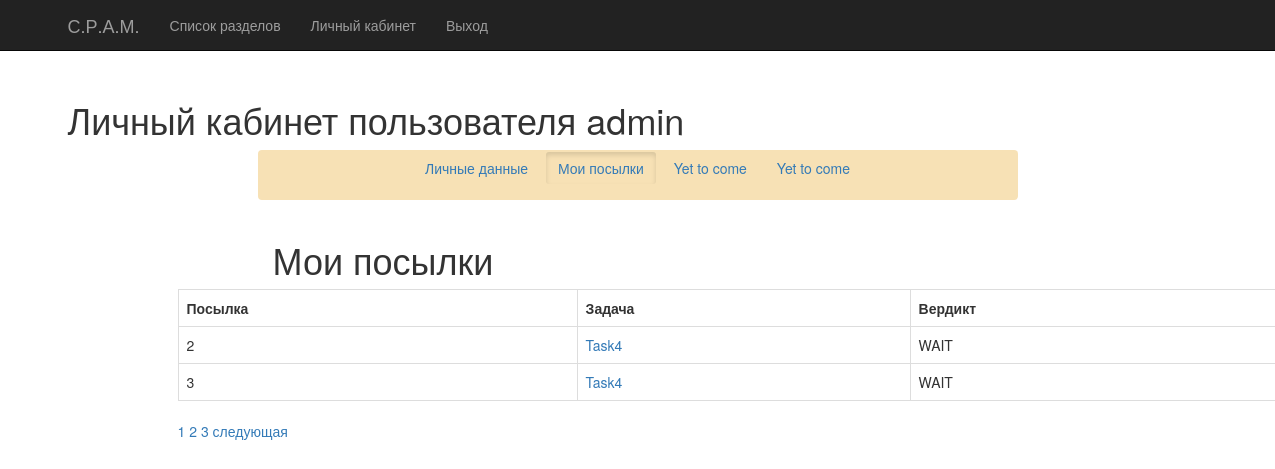
Screenshot of /personal_account/submissions (signed in) with the database file from the repository.
### upp_app/models.py (models this page shows)
class Submission(models.Model):
    id_user = models.ForeignKey(User)
    id_task = models.ForeignKey(Task)
    id_section = models.ForeignKey(Section)
    status = models.CharField(max_length=10)

class Task(models.Model):
    rating = models.IntegerField()
    name = models.CharField(max_length=50)
    datalink = models.CharField(max_length=100)
    def __str__(self):
        return self.name

### personal_account/views.py (the view)
def submissions(request):
    if not request.user.is_authenticated():
        return redirect('access')
    pages = []
    submission = Submission.objects.all().filter(id_user=auth.get_user(request).id)
    paginator = Paginator(submission, 2) # Show 25 contacts per page
    page = request.GET.get('page')
    try:
        contacts = paginator.page(page)
    except PageNotAnInteger:
        contacts = paginator.page(1)
    except EmptyPage:
        contacts = paginator.page(paginator.num_pages)
    for i in range(1,paginator.num_pages+1):
        pages.append(i)
    return render(request, 'personal_account/submissions.html', {"contacts": contacts, "pages": pages})

### personal_account/templates/personal_account/submissions.html (shortened to what this page needs)
{% extends 'menu/base.html' %}
{% load staticfiles %}
{% block content %}
    <h1>Личный кабинет пользователя {{ user.username }}</h1>
    <nav class="navbar col-md-8 col-md-offset-2 " style="background-color: #f7e1b5;">
        <div id="navbar" class="collapse navbar-collapse" align="center">
            <a href="{% url 'private_data' %}" class="btn">Личные данные</a>
            <a href="{% url 'submissions' %}" class="btn active">Мои посылки</a>
            <a href="{% url 'process' %}" class="btn">Yet to come</a>
            <a href="{% url 'process' %}" class="btn">Yet to come</a>
        </div>
    </nav>
    <br>
        <div class="col-lg-offset-2 col-md-8 col-sm-8">
            <h1>Мои посылки</h1>
        </div>
    <div class="col-lg-offset-1 col-md-12 col-sm-12">
       <table class="table table-bordered">
           <tr>
               <th>Посылка</th>
               <th>Задача</th>
               <th>Вердикт</th>
           </tr>
               {% for contact in contacts %}
                   <tr>
                       <td>{{ contact.id }}</td>
                       <td><a href="{% url 'task_page' contact.id_task_id contact.id_section_id %}">{{ contact.id_task }}</a></td>
                       <td>{{ contact.status }}</td>
                   </tr>
               {% endfor %}
       </table>
    <span class="step-links">
        {% for number in pages %}
            <a href="?page={{ number }}">{{ number }}</a>
        {% endfor %}
        {% if contacts.has_next %}
            <a href="?page={{ contacts.next_page_number }}">следующая</a>
        {% endif %}
    </span>
    </div>
 {% endblock %}

### rows the page displays
Submission: id "2", id_task "Task4", status "WAIT"
Submission: id "3", id_task "Task4", status "WAIT"

### other values shown
{{ user.username }} "admin"
{{ number }} "1" "2" "3"
